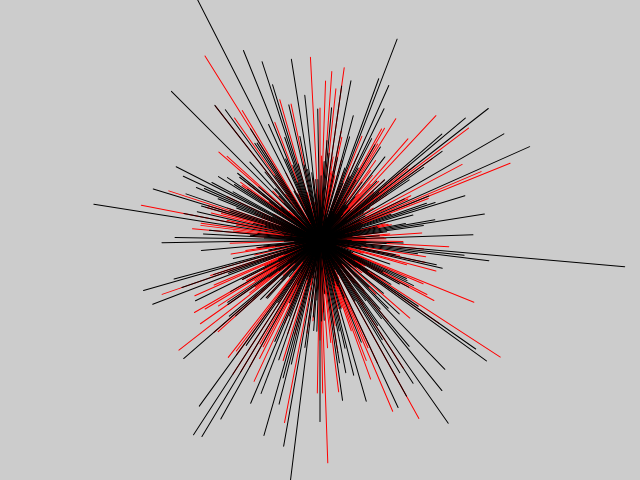
Frame 1 (no input)
Frame 60 (no input): identical to frame 1, image omitted
Frame 120 (the mouse pressed at the canvas centre since frame 60): identical to frame 1, image omitted

The p5.js sketch that drew this single still picture (run headless with seeded random() and noise() and a simulated clock; from frame 60 on, the mouse is pressed at the canvas centre):

// p5.js sketch
// ── sketch.js
let distribution = new Array(360);
let customDistribution = new Array(360);
function setup() {
   createCanvas(640, 480);
   for (let i = 0; i < distribution.length; i++) {
     distribution[i] = floor(randomGaussian(30, 80));
    
   }
     for (let i = 0; i < customDistribution.length; i++) {
     customDistribution[i] = customRNG();
   }
 }
function draw() {
   background(204);
  translate(width / 2, height / 2);
  stroke('red');
  paint(distribution);
  stroke('black');
  paint(customDistribution);
 }

function customRNG()
{
  let u1 = 0;
  let u2 = 0;
  while (u1 === 0) u1 = random();
  while (u2 === 0) u2 = random();
  
  let r = sqrt(-2.0 * log(u1));
  let tetha = 2.0 * PI * u2;
  let result = [r * cos(tetha), r * sin(tetha)];
  return result[0] * 100;
}

function paint(numberDistribution)
{
   for (let i = 0; i < numberDistribution.length; i++) {
     rotate(TWO_PI / numberDistribution.length);
     
     let dist = abs(numberDistribution[i]);
     line(0, 0, dist, 0);
   }
}
